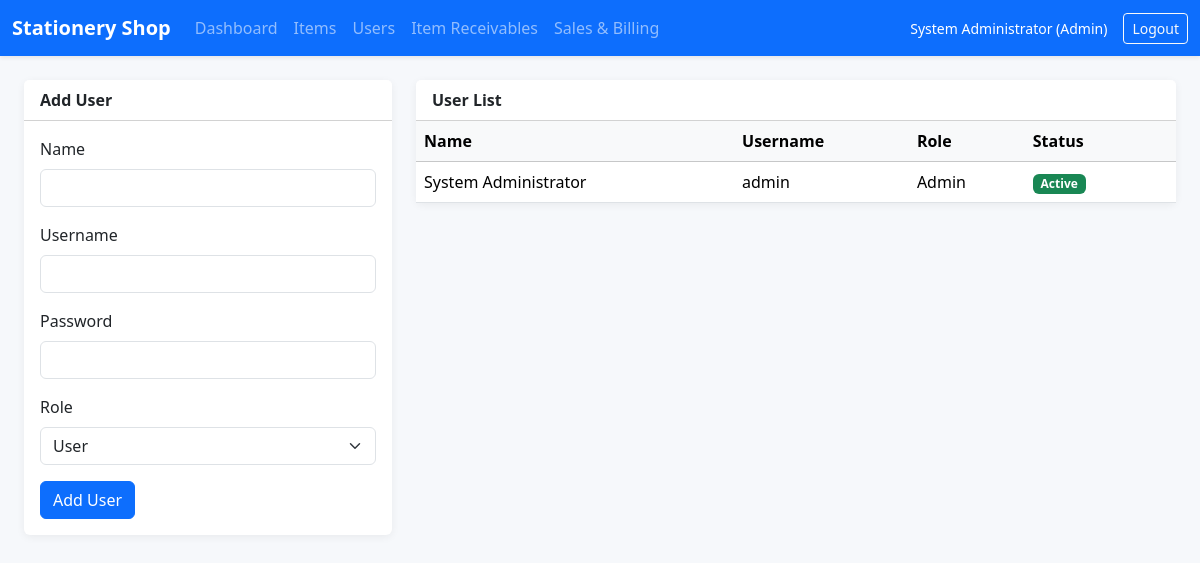
Page /users.php (signed in) on the committed database.
### tables this page shows
CREATE TABLE user_master (
    user_id BIGINT UNSIGNED AUTO_INCREMENT PRIMARY KEY,
    name VARCHAR(100) NOT NULL,
    username VARCHAR(60) NOT NULL UNIQUE,
    password_hash VARCHAR(255) NOT NULL,
    role ENUM('admin', 'user') NOT NULL DEFAULT 'user',
    is_active TINYINT(1) NOT NULL DEFAULT 1,
    created_at TIMESTAMP NOT NULL DEFAULT CURRENT_TIMESTAMP
);

### includes/functions.php (called while the page is built, shortened)
<?php
function e(?string $value): string
{
    return htmlspecialchars((string) $value, ENT_QUOTES, 'UTF-8');
}
function is_logged_in(): bool
{
    return isset($_SESSION['user']['user_id']);
}
function current_user(): ?array
{
    return $_SESSION['user'] ?? null;
}
function is_admin(): bool
{
    return is_logged_in() && (($_SESSION['user']['role'] ?? '') === 'admin');
}

### users.php (the view, shortened to what this page needs)
<?php
require_once __DIR__ . '/includes/functions.php';
$pdo = db();
$users = $pdo->query('SELECT user_id, name, username, role, is_active, created_at FROM user_master ORDER BY created_at DESC')->fetchAll();
require __DIR__ . '/includes/header.php';
?>
<div class="row g-4">
    <div class="col-lg-4">
        <div class="card">
            <div class="card-header bg-white"><strong>Add User</strong></div>
            <div class="card-body">
                <form method="post">
                    <div class="mb-3"><label class="form-label">Name</label><input class="form-control" name="name" required></div>
                    <div class="mb-3"><label class="form-label">Username</label><input class="form-control" name="username" required></div>
                    <div class="mb-3"><label class="form-label">Password</label><input type="password" class="form-control" name="password" minlength="6" required></div>
                    <div class="mb-3"><label class="form-label">Role</label><select class="form-select" name="role"><option value="user">User</option><option value="admin">Admin</option></select></div>
                    <button class="btn btn-primary" type="submit">Add User</button>
                </form>
            </div>
        </div>
    </div>
    <div class="col-lg-8">
        <div class="card">
            <div class="card-header bg-white"><strong>User List</strong></div>
            <div class="card-body p-0">
                <div class="table-responsive">
                    <table class="table table-hover mb-0">
                        <thead class="table-light"><tr><th>Name</th><th>Username</th><th>Role</th><th>Status</th><th></th></tr></thead>
                        <tbody>
                        <?php foreach ($users as $row): ?>
                            <tr>
                                <td><?= e($row['name']) ?></td>
                                <td><?= e($row['username']) ?></td>
                                <td><?= e(ucfirst($row['role'])) ?></td>
                                <td><span class="badge text-bg-<?= (int) $row['is_active'] === 1 ? 'success' : 'secondary' ?>"><?= (int) $row['is_active'] === 1 ? 'Active' : 'Disabled' ?></span></td>
                                <td class="text-end">
                                </td>
                            </tr>
                        <?php endforeach; ?>
                        </tbody>
                    </table>
                </div>
            </div>
        </div>
    </div>
</div>
<?php require __DIR__ . '/includes/footer.php'; ?>

### includes/header.php (shortened to what this page needs)
<?php
require_once __DIR__ . '/functions.php';
$user = current_user();
?>
<!doctype html>
<html lang="en">
<head>
    <link href="https://cdn.jsdelivr.net/npm/bootstrap@5.3.3/dist/css/bootstrap.min.css" rel="stylesheet">
    <link rel="stylesheet" href="assets/css/style.css">
</head>
<body>
<?php if ($user): ?>
<nav class="navbar navbar-expand-lg navbar-dark bg-primary shadow-sm">
    <div class="container-fluid">
        <a class="navbar-brand fw-semibold" href="<?= is_admin() ? 'dashboard.php' : 'sales.php' ?>">Stationery Shop</a>
        <div class="collapse navbar-collapse" id="mainNav">
            <ul class="navbar-nav me-auto mb-2 mb-lg-0">
                <?php if (is_admin()): ?>
                    <li class="nav-item"><a class="nav-link" href="dashboard.php">Dashboard</a></li>
                    <li class="nav-item"><a class="nav-link" href="items.php">Items</a></li>
                    <li class="nav-item"><a class="nav-link" href="users.php">Users</a></li>
                <?php endif; ?>
                <li class="nav-item"><a class="nav-link" href="receivables.php">Item Receivables</a></li>
                <li class="nav-item"><a class="nav-link" href="sales.php">Sales & Billing</a></li>
            </ul>
            <div class="d-flex align-items-center gap-3 text-white">
                <span class="small"><?= e($user['name']) ?> (<?= e(ucfirst($user['role'])) ?>)</span>
                <a class="btn btn-outline-light btn-sm" href="logout.php">Logout</a>
            </div>
        </div>
    </div>
</nav>
<?php endif; ?>
<main class="container-fluid py-4 px-lg-4">

### assets/css/style.css (style rules this page uses)
body { background: #f6f8fb; }
.card { border: 0; box-shadow: 0 0.125rem 0.5rem rgba(0, 0, 0, 0.06); }
.table thead th { white-space: nowrap; }

### rows in the picture
user_master: name "System Administrator", role "Admin", username "admin", is_active "Active"
